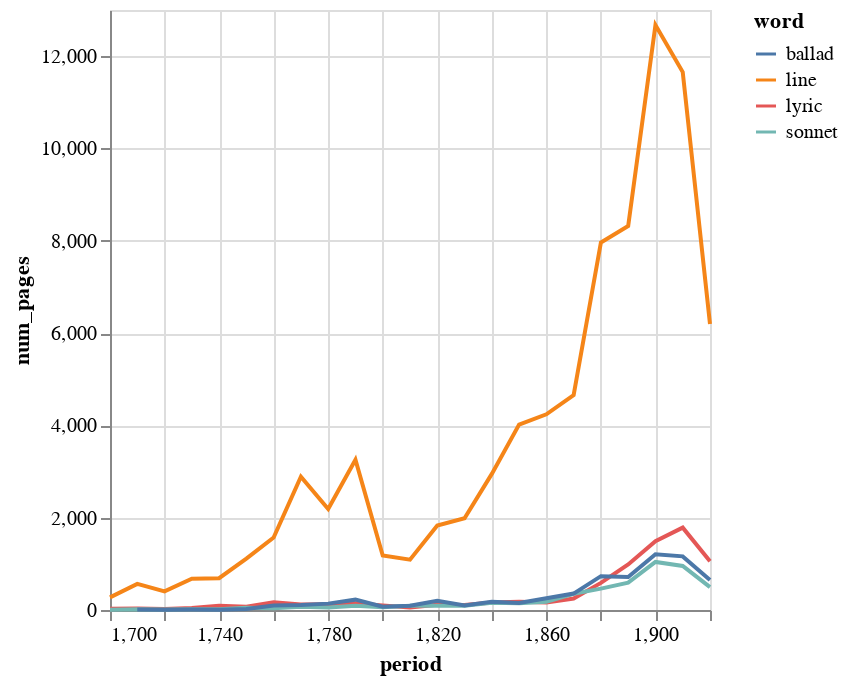

The code cell stored with this chart in its notebook:
### Code cell
display(fig3a)
display(fig3b)

### Figure 1 — Vega-Lite specification as saved in the notebook (floating-point values rounded to 4 significant figures)
{"config": {"view": {"continuousWidth": 300, "continuousHeight": 300}}, "data": {"name": "data-17a073a97eb8982a7021ce45827a892e"}, "mark": {"type": "line"}, "encoding": {"color": {"field": "word", "type": "nominal"}, "x": {"field": "period", "type": "quantitative"}, "y": {"field": "num_pages", "type": "quantitative"}}, "$schema": "https://vega.github.io/schema/vega-lite/v5.16.3.json", "datasets": {"data-17a073a97eb8982a7021ce45827a892e": [{"period": 1700.0, "word": "line", "num_pages": 274, "num_pages_rel": 15.16}, {"period": 1700.0, "word": "lyric", "num_pages": 28, "num_pages_rel": 1.55}, {"period": 1700.0, "word": "sonnet", "num_pages": 6, "num_pages_rel": 0.332}, {"period": 1710.0, "word": "ballad", "num_pages": 11, "num_pages_rel": 0.3434}, {"period": 1710.0, "word": "line", "num_pages": 565, "num_pages_rel": 17.64}, {"period": 1710.0, "word": "lyric", "num_pages": 30, "num_pages_rel": 0.9366}, {"period": 1710.0, "word": "sonnet", "num_pages": 15, "num_pages_rel": 0.4683}, {"period": 1720.0, "word": "ballad", "num_pages": 8, "num_pages_rel": 0.2573}, {"period": 1720.0, "word": "line", "num_pages": 404, "num_pages_rel": 12.99}, {"period": 1720.0, "word": "lyric", "num_pages": 22, "num_pages_rel": 0.7076}, {"period": 1720.0, "word": "sonnet", "num_pages": 10, "num_pages_rel": 0.3216}, {"period": 1730.0, "word": "ballad", "num_pages": 9, "num_pages_rel": 0.234}, {"period": 1730.0, "word": "line", "num_pages": 677, "num_pages_rel": 17.6}, {"period": 1730.0, "word": "lyric", "num_pages": 42, "num_pages_rel": 1.092}, {"period": 1730.0, "word": "sonnet", "num_pages": 15, "num_pages_rel": 0.39}, {"period": 1740.0, "word": "ballad", "num_pages": 7, "num_pages_rel": 0.1729}, {"period": 1740.0, "word": "line", "num_pages": 688, "num_pages_rel": 16.99}, {"period": 1740.0, "word": "lyric", "num_pages": 93, "num_pages_rel": 2.297}, {"period": 1740.0, "word": "sonnet", "num_pages": 17, "num_pages_rel": 0.4199}, {"period": 1750.0, "word": "ballad", "num_pages": 23, "num_pages_rel": 0.347}, {"period": 1750.0, "word": "line", "num_pages": 1113, "num_pages_rel": 16.79}, {"period": 1750.0, "word": "lyric", "num_pages": 71, "num_pages_rel": 1.071}, {"period": 1750.0, "word": "sonnet", "num_pages": 49, "num_pages_rel": 0.7393}, {"period": 1760.0, "word": "ballad", "num_pages": 98, "num_pages_rel": 0.9426}, {"period": 1760.0, "word": "line", "num_pages": 1569, "num_pages_rel": 15.09}, {"period": 1760.0, "word": "lyric", "num_pages": 170, "num_pages_rel": 1.635}, {"period": 1760.0, "word": "sonnet", "num_pages": 38, "num_pages_rel": 0.3655}, {"period": 1770.0, "word": "ballad", "num_pages": 110, "num_pages_rel": 0.5614}, {"period": 1770.0, "word": "line", "num_pages": 2886, "num_pages_rel": 14.73}, {"period": 1770.0, "word": "lyric", "num_pages": 118, "num_pages_rel": 0.6023}, {"period": 1770.0, "word": "sonnet", "num_pages": 70, "num_pages_rel": 0.3573}, {"period": 1780.0, "word": "ballad", "num_pages": 138, "num_pages_rel": 1.057}, {"period": 1780.0, "word": "line", "num_pages": 2187, "num_pages_rel": 16.75}, {"period": 1780.0, "word": "lyric", "num_pages": 127, "num_pages_rel": 0.9727}, {"period": 1780.0, "word": "sonnet", "num_pages": 54, "num_pages_rel": 0.4136}, {"period": 1790.0, "word": "ballad", "num_pages": 224, "num_pages_rel": 1.182}, {"period": 1790.0, "word": "line", "num_pages": 3254, "num_pages_rel": 17.17}, {"period": 1790.0, "word": "lyric", "num_pages": 145, "num_pages_rel": 0.7652}, {"period": 1790.0, "word": "sonnet", "num_pages": 94, "num_pages_rel": 0.4961}, {"period": 1800.0, "word": "ballad", "num_pages": 72, "num_pages_rel": 0.9831}, {"period": 1800.0, "word": "line", "num_pages": 1181, "num_pages_rel": 16.13}, {"period": 1800.0, "word": "lyric", "num_pages": 96, "num_pages_rel": 1.311}, {"period": 1800.0, "word": "sonnet", "num_pages": 57, "num_pages_rel": 0.7783}, {"period": 1810.0, "word": "ballad", "num_pages": 92, "num_pages_rel": 1.331}, {"period": 1810.0, "word": "line", "num_pages": 1090, "num_pages_rel": 15.77}, {"period": 1810.0, "word": "lyric", "num_pages": 56, "num_pages_rel": 0.81}, {"period": 1810.0, "word": "sonnet", "num_pages": 93, "num_pages_rel": 1.345}, {"period": 1820.0, "word": "ballad", "num_pages": 201, "num_pages_rel": 2.202}, {"period": 1820.0, "word": "line", "num_pages": 1829, "num_pages_rel": 20.04}, {"period": 1820.0, "word": "lyric", "num_pages": 113, "num_pages_rel": 1.238}, {"period": 1820.0, "word": "sonnet", "num_pages": 92, "num_pages_rel": 1.008}, {"period": 1830.0, "word": "ballad", "num_pages": 96, "num_pages_rel": 0.8625}, {"period": 1830.0, "word": "line", "num_pages": 1987, "num_pages_rel": 17.85}, {"period": 1830.0, "word": "lyric", "num_pages": 109, "num_pages_rel": 0.9793}, {"period": 1830.0, "word": "sonnet", "num_pages": 90, "num_pages_rel": 0.8086}, {"period": 1840.0, "word": "ballad", "num_pages": 179, "num_pages_rel": 1.154}, {"period": 1840.0, "word": "line", "num_pages": 2949, "num_pages_rel": 19.01}, {"period": 1840.0, "word": "lyric", "num_pages": 161, "num_pages_rel": 1.038}, {"period": 1840.0, "word": "sonnet", "num_pages": 157, "num_pages_rel": 1.012}, {"period": 1850.0, "word": "ballad", "num_pages": 150, "num_pages_rel": 0.7606}, {"period": 1850.0, "word": "line", "num_pages": 4018, "num_pages_rel": 20.37}, {"period": 1850.0, "word": "lyric", "num_pages": 178, "num_pages_rel": 0.9025}, {"period": 1850.0, "word": "sonnet", "num_pages": 146, "num_pages_rel": 0.7403}, {"period": 1860.0, "word": "ballad", "num_pages": 256, "num_pages_rel": 1.209}, {"period": 1860.0, "word": "line", "num_pages": 4241, "num_pages_rel": 20.02}, {"period": 1860.0, "word": "lyric", "num_pages": 160, "num_pages_rel": 0.7553}, {"period": 1860.0, "word": "sonnet", "num_pages": 178, "num_pages_rel": 0.8403}, {"period": 1870.0, "word": "ballad", "num_pages": 356, "num_pages_rel": 1.53}, {"period": 1870.0, "word": "line", "num_pages": 4658, "num_pages_rel": 20.02}, {"period": 1870.0, "word": "lyric", "num_pages": 248, "num_pages_rel": 1.066}, {"period": 1870.0, "word": "sonnet", "num_pages": 353, "num_pages_rel": 1.517}, {"period": 1880.0, "word": "ballad", "num_pages": 733, "num_pages_rel": 2.072}, {"period": 1880.0, "word": "line", "num_pages": 7963, "num_pages_rel": 22.51}, {"period": 1880.0, "word": "lyric", "num_pages": 588, "num_pages_rel": 1.662}, {"period": 1880.0, "word": "sonnet", "num_pages": 463, "num_pages_rel": 1.309}, {"period": 1890.0, "word": "ballad", "num_pages": 714, "num_pages_rel": 1.838}, {"period": 1890.0, "word": "line", "num_pages": 8321, "num_pages_rel": 21.42}, {"period": 1890.0, "word": "lyric", "num_pages": 986, "num_pages_rel": 2.538}, {"period": 1890.0, "word": "sonnet", "num_pages": 592, "num_pages_rel": 1.524}, {"period": 1900.0, "word": "ballad", "num_pages": 1208, "num_pages_rel": 2.249}, {"period": 1900.0, "word": "line", "num_pages": 12675, "num_pages_rel": 23.6}, {"period": 1900.0, "word": "lyric", "num_pages": 1490, "num_pages_rel": 2.774}, {"period": 1900.0, "word": "sonnet", "num_pages": 1041, "num_pages_rel": 1.938}, {"period": 1910.0, "word": "ballad", "num_pages": 1162, "num_pages_rel": 2.254}, {"period": 1910.0, "word": "line", "num_pages": 11655, "num_pages_rel": 22.61}, {"period": 1910.0, "word": "lyric", "num_pages": 1785, "num_pages_rel": 3.463}, {"period": 1910.0, "word": "sonnet", "num_pages": 955, "num_pages_rel": 1.853}, {"period": 1920.0, "word": "ballad", "num_pages": 652, "num_pages_rel": 2.92}, {"period": 1920.0, "word": "line", "num_pages": 6196, "num_pages_rel": 27.75}, {"period": 1920.0, "word": "lyric", "num_pages": 1057, "num_pages_rel": 4.733}, {"period": 1920.0, "word": "sonnet", "num_pages": 494, "num_pages_rel": 2.212}]}}
